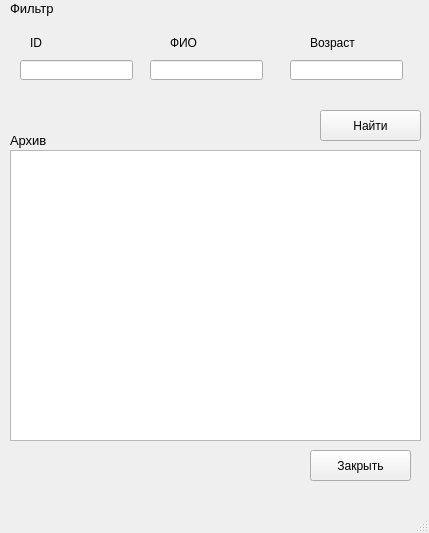
<?xml version="1.0" encoding="UTF-8"?>
<ui version="4.0">
 <class>filter</class>
 <widget class="QMainWindow" name="filter">
  <property name="geometry">
   <rect>
    <x>0</x>
    <y>0</y>
    <width>429</width>
    <height>533</height>
   </rect>
  </property>
  <property name="windowTitle">
   <string>MainWindow</string>
  </property>
  <widget class="QWidget" name="centralwidget">
   <widget class="QTableWidget" name="table_wgt">
    <property name="geometry">
     <rect>
      <x>10</x>
      <y>150</y>
      <width>411</width>
      <height>291</height>
     </rect>
    </property>
   </widget>
   <widget class="QLabel" name="archive_text">
    <property name="geometry">
     <rect>
      <x>10</x>
      <y>130</y>
      <width>51</width>
      <height>21</height>
     </rect>
    </property>
    <property name="font">
     <font>
      <pointsize>10</pointsize>
     </font>
    </property>
    <property name="text">
     <string>Архив</string>
    </property>
   </widget>
   <widget class="QLabel" name="filter_text">
    <property name="geometry">
     <rect>
      <x>10</x>
      <y>0</y>
      <width>401</width>
      <height>16</height>
     </rect>
    </property>
    <property name="font">
     <font>
      <pointsize>10</pointsize>
     </font>
    </property>
    <property name="text">
     <string>Фильтр</string>
    </property>
   </widget>
   <widget class="QPushButton" name="find_btn">
    <property name="geometry">
     <rect>
      <x>320</x>
      <y>110</y>
      <width>101</width>
      <height>31</height>
     </rect>
    </property>
    <property name="text">
     <string>Найти</string>
    </property>
   </widget>
   <widget class="QPushButton" name="back_btn">
    <property name="geometry">
     <rect>
      <x>310</x>
      <y>450</y>
      <width>101</width>
      <height>31</height>
     </rect>
    </property>
    <property name="text">
     <string>Закрыть</string>
    </property>
   </widget>
   <widget class="QLabel" name="id_txt">
    <property name="geometry">
     <rect>
      <x>30</x>
      <y>32</y>
      <width>81</width>
      <height>21</height>
     </rect>
    </property>
    <property name="text">
     <string>ID</string>
    </property>
   </widget>
   <widget class="QLabel" name="name_txt">
    <property name="geometry">
     <rect>
      <x>170</x>
      <y>32</y>
      <width>61</width>
      <height>21</height>
     </rect>
    </property>
    <property name="text">
     <string>ФИО</string>
    </property>
   </widget>
   <widget class="QLabel" name="age_txt">
    <property name="geometry">
     <rect>
      <x>310</x>
      <y>32</y>
      <width>131</width>
      <height>21</height>
     </rect>
    </property>
    <property name="text">
     <string>Возраст</string>
    </property>
   </widget>
   <widget class="QLineEdit" name="id_pole">
    <property name="geometry">
     <rect>
      <x>20</x>
      <y>60</y>
      <width>113</width>
      <height>20</height>
     </rect>
    </property>
   </widget>
   <widget class="QLineEdit" name="name_pole">
    <property name="geometry">
     <rect>
      <x>150</x>
      <y>60</y>
      <width>113</width>
      <height>20</height>
     </rect>
    </property>
   </widget>
   <widget class="QLineEdit" name="age_pole">
    <property name="geometry">
     <rect>
      <x>290</x>
      <y>60</y>
      <width>113</width>
      <height>20</height>
     </rect>
    </property>
   </widget>
  </widget>
  <widget class="QMenuBar" name="menubar">
   <property name="geometry">
    <rect>
     <x>0</x>
     <y>0</y>
     <width>429</width>
     <height>21</height>
    </rect>
   </property>
  </widget>
  <widget class="QStatusBar" name="statusbar"/>
 </widget>
 <resources/>
 <connections/>
</ui>
